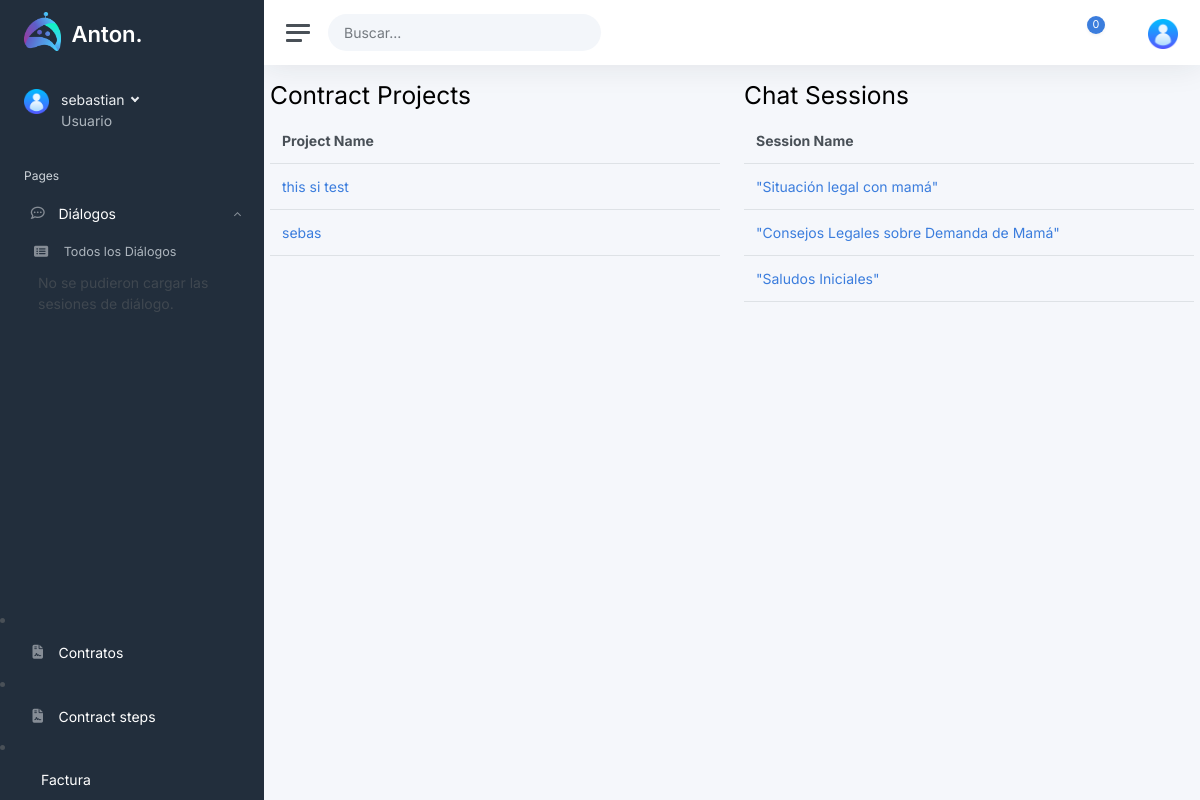
The app's page /search/ (signed in) with its own data.
### api/models.py (models this page shows, shortened)
class ContractProject(models.Model):
    name = models.CharField(max_length=100, null=True)
    description = HTMLField(blank=True, null=True)
    owner = models.ForeignKey(User, on_delete=models.CASCADE, related_name='contract_project', null=True)
    created_at = models.DateTimeField(auto_now_add=True, null=True)
    updated_at = models.DateTimeField(auto_now=True)
    class Meta:
        verbose_name_plural = 'Contract Projects'
        ordering = ('-created_at',)

class ChatSession(models.Model):
    name = models.CharField(max_length=1000)
    created_at = models.DateTimeField(auto_now_add=True)
    updated_at = models.DateTimeField(auto_now=True)
    owner = models.ForeignKey(User, on_delete=models.CASCADE)

### frontend/views.py (the view)
# urls.py: path('search/', views.search_api, name='api_search'),
@login_required(login_url='/login/')
def search(request):
    query = request.GET.get('searched', '')
    user = request.user
    contract_projects_list = ContractProject.objects.filter(owner=user, name__icontains=query)
    paginator_cp = Paginator(contract_projects_list, 5)  # Adjust the number per page as needed
    page_number_cp = request.GET.get('page_cp', 1)
    contract_projects = paginator_cp.get_page(page_number_cp)
    chat_sessions_list = ChatSession.objects.filter(owner=user, name__icontains=query)
    paginator_cs = Paginator(chat_sessions_list, 5)  # Adjust the number per page as needed
    page_number_cs = request.GET.get('page_cs', 1)
    chat_sessions = paginator_cs.get_page(page_number_cs)
    context = {
        'contract_projects': contract_projects,
        'chat_sessions': chat_sessions,
        'query': query,
    }
    return render(request, 'search/search_chatandcontract.html', context)

### templates/search/search_chatandcontract.html (shortened to what this page needs)
{% extends '../base.html' %}
{% load static %}
{% block content %}
<div class="container mt-3">
    <div class="row">
        <div class="col-md-6">
            <h2>Contract Projects</h2>
            <table class="table">
                <thead>
                    <tr>
                        <th>Project Name</th>
                    </tr>
                </thead>
                <tbody>
                    {% for project in contract_projects %}
                    <tr>
                        <td><a href="{% url 'contract' project.id %}">{{ project.name }}</a></td>
                    </tr>
                    {% endfor %}
                </tbody>
            </table>
        </div>
        <div class="col-md-6">
            <h2>Chat Sessions</h2>
            <table class="table">
                <thead>
                    <tr>
                        <th>Session Name</th>
                    </tr>
                </thead>
                <tbody>
                    {% for session in chat_sessions %}
                    <tr>
                        <td><a href="{% url 'chat' session.id %}">{{ session.name }}</a></td>
                    </tr>
                    {% endfor %}
                </tbody>
            </table>
        </div>
    </div>
</div>
{% endblock %}

### templates/base.html (shortened to what this page needs)
{% load static %}
<!DOCTYPE html>
<html lang="en">
<head>
	<link class="js-stylesheet" href="{% static 'css/light.css' %}?v=1" rel="stylesheet">
</head>
<body data-theme="default" data-layout="fluid" data-sidebar-position="left" data-sidebar-layout="default">
	<div class="wrapper" >
		<nav id="sidebar" class="sidebar js-sidebar">
			<div class="sidebar-content js-simplebar">
				<a class="sidebar-brand" href="/">
					<span style="color: white;" class="sidebar-brand-text align-middle">
						<sup style="margin-right: 7px;">
							<img style="width: 37px; height: auto;" src="{% static 'img/icons/Anton Logo 1.png' %}" alt="">
						</sup>
						<span style="font-size: larger;">Anton.</span>
					</span>
				</a>
				<div class="sidebar-user">
					<div class="d-flex justify-content-center">
						<div class="flex-shrink-0">
							<img style="width: 25px; height: auto;" src="{% static 'img/icons/user (1).png' %}" class="avatar img-fluid rounded me-1" alt="Charles Hall" />
						</div>
						<div class="flex-grow-1 ps-2">
							<a class="sidebar-user-title dropdown-toggle" href="#" data-bs-toggle="dropdown">
								{% if user.is_authenticated %}
									{{ user.username }}
								{% endif %}
							</a>
							<div class="sidebar-user-subtitle">Usuario</div>
						</div>
					</div>
				</div>
				<ul class="sidebar-nav">
					<li class="sidebar-header">
						Pages
					</li>
					<li class="sidebar-item">
						<a data-bs-toggle="collapse" href="#dashboards" class="sidebar-link" aria-expanded="true" aria-controls="dashboards">
							<i class="align-middle me-2 far fa-fw fa-comment-dots"></i> <span class="align-middle">Diálogos</span>
						</a>
						<ul id="dashboards" class="sidebar-dropdown list-unstyled collapse show" data-bs-parent="#sidebar">
							<li>
								<a class="sidebar-link" href="{% url 'chats' %}">
									<i class="fas fa-list-alt"></i> Todos los Diálogos
								</a>
							</li>
							<li id="list-wrapper-chats" style="padding-left: 38px;"></li>
						</ul>
					</li>
				</ul>
					<li class="sidebar-item {% if request.resolver_match.url_name == 'contracts' %}active{% endif %}"">
						<a class="sidebar-link " href="{% url 'contracts' %}">
							<i class="align-middle me-2 fas fa-fw fa-file-contract"></i> <span class="align-middle">Contratos</span>
						</a>
					</li>
					<li class="sidebar-item {% if request.resolver_match.url_name == 'contract_stepbystep' %}active{% endif %}"">
						<a class="sidebar-link " href="{% url 'contract_stepbystep' %}">
							<i class="align-middle me-2 fas fa-fw fa-file-contract"></i> <span class="align-middle">Contract steps</span>
						</a>
					</li>
					<li class="sidebar-item {% if request.resolver_match.url_name == 'invoice' %}active{% endif %}"">
						<a class="sidebar-link" href="{% url 'invoice' %}">
							 <span class="align-middle">Factura</span>
						</a>
					</li>
			</div>
		</nav>
		<div class="main">
			<nav class="navbar navbar-expand navbar-light navbar-bg">
				<a class="sidebar-toggle js-sidebar-toggle">
					<i class="hamburger align-self-center"></i>
				</a>
				<form class="d-none d-sm-inline-block position-relative" action="{% url 'search' %}" method="get">
					<div class="input-group input-group-navbar">
						<input name="searched" type="text" class="form-control" placeholder="Buscar..." aria-label="Search" id="searchQuery" value="{% if searched %}{{ searched }}{% endif %}" oninput="fetchSearchResults()">
						<button class="btn" type="submit">
						</button>
					</div>
				</form>
				<div class="navbar-collapse collapse">
					<ul class="navbar-nav navbar-align">
						<li class="nav-item dropdown">
							<a class="nav-icon dropdown-toggle" href="#" id="alertsDropdown" data-bs-toggle="dropdown">
								<div class="position-relative">
									<span class="indicator">0</span>
								</div>
							</a>
						</li>
						<li class="nav-item">
							<a class="nav-icon js-fullscreen d-none d-lg-block" href="#">
							</a>
						</li>
						<li class="nav-item dropdown">
							<a class="nav-icon pe-md-0 dropdown-toggle" href="#" data-bs-toggle="dropdown">
								<img style="width: 30px; height: auto;" src="{% static 'img/icons/user (1).png' %}" class="avatar img-fluid rounded" alt="Charles Hall" />
							</a>
						</li>
					</ul>
				</div>
			</nav>
			<main class="content-me">
				{% block content %}
                {% endblock %}
			</main>
		</div>
	</div>
</body>
</html>

### templates/base.html (style rules this page uses)
body { opacity: 0; }
.align-middle { color: white; }
.content-me { width: 100%; margin: 0 auto; }

### records on screen
ContractProject: name "this si test"
ContractProject: name "sebas"
ChatSession: name "\"Situación legal con mamá\""
ChatSession: name "\"Consejos Legales sobre Demanda de Mamá\""
ChatSession: name "\"Saludos Iniciales\""

### other values on screen
{{ user.username }} "sebastian"
